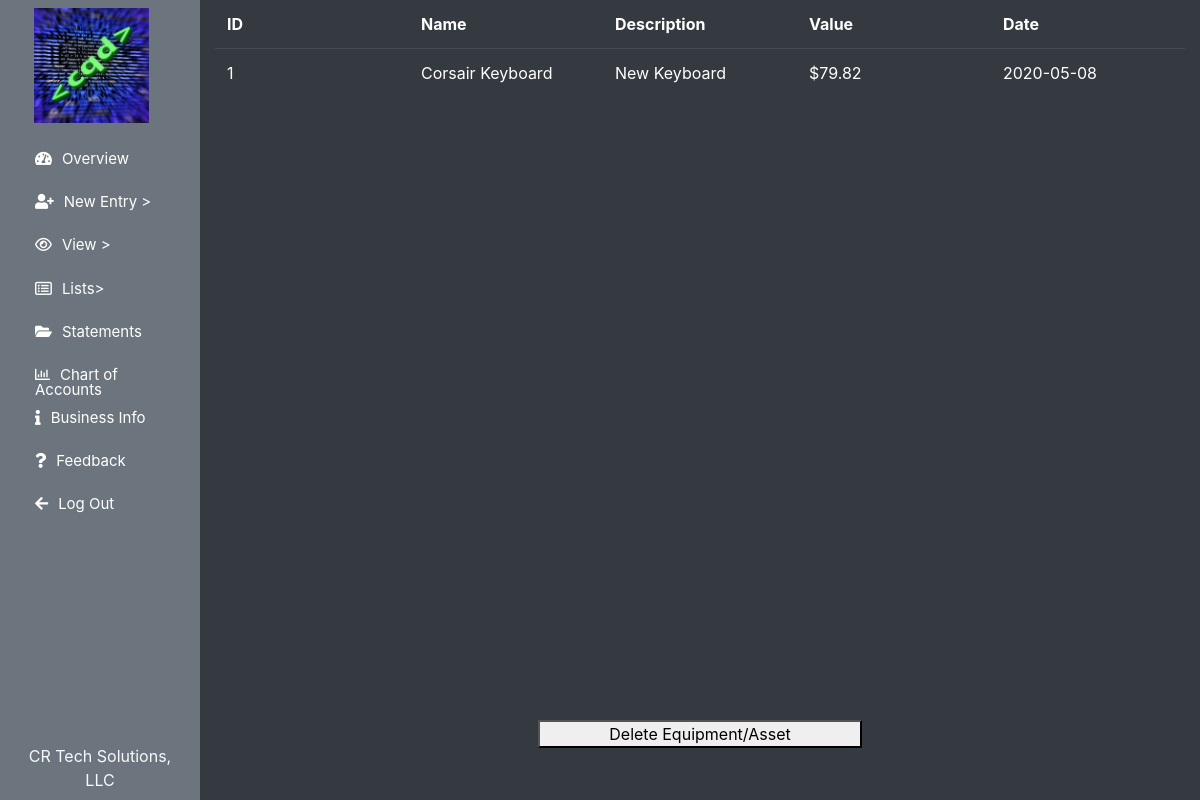
/view/equipment (signed in), run on the app's committed database.
### flow/models.py (models this page shows, shortened)
class usersTable(db.Model, UserMixin):
    id = db.Column(db.Integer, primary_key=True)
    fname = db.Column(db.String(255), nullable=False)
    lname = db.Column(db.String(255), nullable=False)
    email = db.Column(db.String(255), unique=True, nullable=False)
    username = db.Column(db.String(255), unique=True, nullable=False)
    password = db.Column(db.String(255), nullable=False)
    joined = db.Column(db.Date, nullable=False)
    businessname = db.Column(db.String(255), nullable=False)
    businessnumber = db.Column(db.String(255), nullable=False)
    businessaddress = db.Column(db.String(255), nullable=False)
    businesscity = db.Column(db.String(255), nullable=False)
    businessstate = db.Column(db.String(50))
    businesszip = db.Column(db.Integer)
    businesswebsite = db.Column(db.String(255))
    fiscalyearstart = db.Column(db.Date, nullable=False)
    fiscalyearend = db.Column(db.Date, nullable=False)
    businesslogo = db.Column(db.String(255), nullable=False)
    member = db.Column(db.Boolean, nullable = False)
    lastpaydate = db.Column(db.Date)
    subuser = db.relationship('subuserTable', backref='user', lazy=True)
    account = db.relationship('accountTable', backref='user', lazy=True)
    vendor = db.relationship('vendorTable', backref='user', lazy=True)
    customer = db.relationship('customerTable', backref='user', lazy=True)
    debt = db.relationship('debtTable', backref='user', lazy=True)
    investment = db.relationship('investmentTable', backref='user', lazy=True)

class propertyTable(db.Model):
    userid = db.Column(db.Integer, nullable=False)
    propertyid = db.Column(db.Integer, nullable=False, primary_key=True)
    propertyname = db.Column(db.String(255), nullable=False)
    propertycost = db.Column(db.Float, nullable=False)
    propertydescription = db.Column(db.String(255), nullable=False)
    propertydate = db.Column(db.Date, nullable=False)
    propertylife = db.Column(db.Integer, nullable=False)

### flow/views_views.py (the view, shortened to what this page needs)
@app.route('/view/equipment', methods=['GET', 'POST'])
@login_required
def viewEquipment():
    try:
        props = propertyTable.query.filter_by(userid=current_user.id).order_by(desc(propertyTable.propertydate)).all()
    except(AttributeError, SQLAlchemy.exc.OperationalError):
        props = propertyTable.query.filter_by(userid=current_user.id).order_by(desc(propertyTable.propertydate)).all()
    add2 = Decimal(10) ** -2
    for prop in props:
        new = Decimal(prop.propertycost).quantize(add2)
        prop.propertycost = "{:,}".format(new)
    form = PropertyDeleteForm()
    return render_template('/view/equipment.html', form=form, rows = props)

### flow/models.py (called while the page is built)
@login_manager.user_loader
def load_user(userid):
    return usersTable.query.get(userid)

### flow/templates/view/equipment.html (shortened to what this page needs)
{% extends "main_template.html" %}
{% block bodytag %}
<body class="vh-100 vw-100">
    {% endblock %}
    {% block content %}
    <div class="col-10 h-100 bg-dark">
        <div class="col-12 h-90 no-gutters">
            <table class="table table-dark bg-dark col-12 h-90 text-left table-scroll">
                <thead>
                    <th scope="col">ID</th>
                    <th scope="col">Name</th>
                    <th scope="col">Description</th>
                    <th scope="col">Value</th>
                    <th scope="col">Date</th>
                </thead>
                <tbody>
                    {% for row in rows %}
                    <tr>
                        <td>{{row.propertyid}}</td>
                        <td>{{row.propertyname}}</td>
                        <td>{{row.propertydescription}}</td>
                        <td>${{row.propertycost}}</td>
                        <td>{{row.propertydate}}</td>
                    </tr>
                    {% endfor %}
                </tbody>
            </table>
        </div>
        <div class="col-12 row no-gutters justify-content-center">
            <button data-toggle="modal" data-target="#deleteInvestment" class="col-4">Delete
                Equipment/Asset</button>
        </div>
    </div>
    {% endblock %}

### flow/templates/main_template.html (shortened to what this page needs)
{% import "bootstrap/wtf.html" as wtf %}
<!DOCTYPE html>
<html lang="en">
<head>
    <link rel="stylesheet" href="{{ url_for('static', filename='assets/css/main.css') }}">
    <link rel="stylesheet" href="{{ url_for('static', filename='assets/css/bootstrap-grid.min.css') }}">
    <link rel="stylesheet" href="{{ url_for('static', filename='assets/css/bootstrap-reboot.min.css') }}">
    <link rel="stylesheet" href="{{ url_for('static', filename='assets/css/bootstrap.min.css') }}">
    <link rel="stylesheet" href="{{ url_for('static', filename='assets/css/Chart.css') }}">
    <link rel="stylesheet" href="path/to/font-awesome/css/font-awesome.min.css">
    <link rel="stylesheet" href="https://cdnjs.cloudflare.com/ajax/libs/font-awesome/5.10.2/css/all.css">
</head>
{% block bodytag %}{% endblock %}
<div class="row w-100 bg-light no-gutters contentArea">
    <div class="navArea col-2 bg-secondary h-100">
        <div class="h-90">
            <div class="col-11 text-center">
                <img src="{{ url_for('static', filename='business_logos/' + current_user.businesslogo) }}" alt="Flow"
                    class="w-75 mt-2 mb-2">
            </div>
            <nav class="col-12 mx-auto h-75">
                <div class="modernnav h-100" id="navbarSupportedContent" style="font-size: small;">
                    <ul class="navbar-nav h-100">
                        <li id="nav-item" style="height: 8%;">
                            <a id="nav-link" href="{{url_for('overview')}}"><i
                                    class="fas fa-tachometer-alt"></i>Overview</a>
                        </li>
                        <div class="dropdown-few" style="height: 8%; width: 100%;">
                            <li id="nav-item" style="height: 100%; width: 100%;">
                                <a id="nav-link"><i class="fa fa-user-plus" aria-hidden="true"></i>New Entry ></a>
                        </div>
                        <div class="dropdown-few" style="height: 8%; width: 100%;">
                            <li id="nav-item" style="height: 100%; width: 100%;">
                                <a id="nav-link"><i class="fa fa-eye" aria-hidden="true"></i>View ></a>
                        </div>
                        <div class="dropdown-few" style="height: 8%; width: 100%;">
                            <li id="nav-item" style="height: 100%; width: 100%;">
                                <a id="nav-link"><i class="fa fa-list-alt" aria-hidden="true"></i>Lists></a>
                        </div>
                        <li id="nav-item" style="height: 8%;">
                            <a id="nav-link" href="{{url_for('statements')}}"><i class="fa fa-folder-open"
                                    aria-hidden="true"></i>Statements</a>
                        </li>
                        <li id="nav-item" style="height: 8%;">
                            <a id="nav-link" href="{{url_for('accountChart')}}"><i
                                    class="far fa-chart-bar"></i>Chart of Accounts</a>
                        </li>
                        <li id="nav-item" style="height: 8%;">
                            <a id="nav-link" href="{{url_for('businessInfo')}}"><i class="fa fa-info"
                                    aria-hidden="true"></i>Business Info</a>
                        </li>
                        <li id="nav-item" style="height: 8%;">
                            <a id="nav-link" href="{{url_for('feedback')}}"><i class="fa fa-question"
                                    aria-hidden="true"></i>Feedback</a>
                        </li>
                        <li id="nav-item" style="height: 8%;">
                            <a id="nav-link" data-toggle="modal" data-target="#logOutValidation"><i class="fa fa-arrow-left"
                                    aria-hidden="true"></i>Log Out</a>
                        </li>
                    </ul>
                </div>
            </nav>
        </div>
        <div class="col-12 no-gutters text-center align-self-bottom h-3">
            <p class="text-light mt-4">{{ current_user.businessname }}</p>
        </div>
    </div>
    {% if current_user.member == True %}
    {% block content %} {% endblock %}
    {% endif %}
    </body>
</html>

### flow/static/assets/css/main.css (style rules this page uses)
.contentArea { height: 100%; }
.table-scroll tbody { position: absolute; overflow-y: scroll; height: 100%; }
.table-scroll tr { width: 100%; table-layout: fixed; display: inline-table; }
.table-scroll thead>tr>th { border: none; }
.h-90 { height: 90%; }

### flow/templates/main_template.html (style rules this page uses)
* { margin: 0; padding: 0; }
i { margin-right: 10px; }
#navbarSupportedContent li { list-style-type: none; float: left; }
#navbarSupportedContent ul li a { color: white; text-decoration: none; line-height: 100%; font-size: 15px; display: inline-block; padding: 20px 20px; transition-duration: 0.25s; transition-timing-function: cubic-bezier(0.68, -0.55, 0.265, 1.55); position: relative; }
.dropdown-few { position: relative; display: inline-block; }

### data on the page
usersTable: businesslogo (picture), businessname "CR Tech Solutions, LLC"
propertyTable: propertyid "1", propertyname "Corsair Keyboard", propertydescription "New Keyboard", propertycost "79.82", propertydate "2020-05-08"
